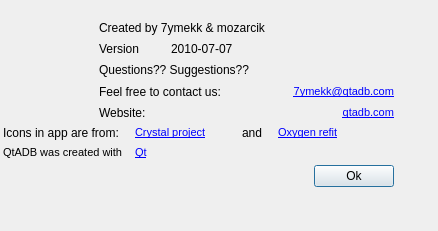
<?xml version="1.0" encoding="UTF-8"?>
<ui version="4.0">
 <class>AboutDialog</class>
 <widget class="QDialog" name="AboutDialog">
  <property name="windowModality">
   <enum>Qt::ApplicationModal</enum>
  </property>
  <property name="geometry">
   <rect>
    <x>0</x>
    <y>0</y>
    <width>438</width>
    <height>231</height>
   </rect>
  </property>
  <property name="sizePolicy">
   <sizepolicy hsizetype="Preferred" vsizetype="Preferred">
    <horstretch>0</horstretch>
    <verstretch>0</verstretch>
   </sizepolicy>
  </property>
  <property name="windowTitle">
   <string extracomment="About dialog title">QtADB - Your android manager</string>
  </property>
  <property name="windowOpacity">
   <double>1.000000000000000</double>
  </property>
  <property name="layoutDirection">
   <enum>Qt::LeftToRight</enum>
  </property>
  <widget class="QWidget" name="layoutWidget">
   <property name="geometry">
    <rect>
     <x>-10</x>
     <y>0</y>
     <width>417</width>
     <height>208</height>
    </rect>
   </property>
   <layout class="QGridLayout" name="gridLayout">
    <item row="0" column="0" rowspan="10">
     <spacer name="horizontalSpacer_2">
      <property name="orientation">
       <enum>Qt::Horizontal</enum>
      </property>
      <property name="sizeType">
       <enum>QSizePolicy::Fixed</enum>
      </property>
      <property name="sizeHint" stdset="0">
       <size>
        <width>13</width>
        <height>198</height>
       </size>
      </property>
     </spacer>
    </item>
    <item row="0" column="1" colspan="8">
     <spacer name="verticalSpacer_3">
      <property name="orientation">
       <enum>Qt::Vertical</enum>
      </property>
      <property name="sizeType">
       <enum>QSizePolicy::Fixed</enum>
      </property>
      <property name="sizeHint" stdset="0">
       <size>
        <width>338</width>
        <height>13</height>
       </size>
      </property>
     </spacer>
    </item>
    <item row="0" column="9" rowspan="9">
     <spacer name="horizontalSpacer_3">
      <property name="orientation">
       <enum>Qt::Horizontal</enum>
      </property>
      <property name="sizeType">
       <enum>QSizePolicy::Fixed</enum>
      </property>
      <property name="sizeHint" stdset="0">
       <size>
        <width>13</width>
        <height>178</height>
       </size>
      </property>
     </spacer>
    </item>
    <item row="1" column="1" rowspan="5">
     <widget class="QLabel" name="label_2">
      <property name="minimumSize">
       <size>
        <width>90</width>
        <height>100</height>
       </size>
      </property>
      <property name="maximumSize">
       <size>
        <width>90</width>
        <height>100</height>
       </size>
      </property>
      <property name="text">
       <string/>
      </property>
      <property name="pixmap">
       <pixmap resource="../zasoby.qrc">:/icons/android.png</pixmap>
      </property>
      <property name="scaledContents">
       <bool>true</bool>
      </property>
     </widget>
    </item>
    <item row="1" column="2" colspan="6">
     <widget class="QLabel" name="label_4">
      <property name="text">
       <string>Created by 7ymekk &amp; mozarcik</string>
      </property>
     </widget>
    </item>
    <item row="2" column="2" colspan="2">
     <widget class="QLabel" name="label_5">
      <property name="text">
       <string>Version</string>
      </property>
     </widget>
    </item>
    <item row="2" column="4" colspan="3">
     <widget class="QLabel" name="versionLabel">
      <property name="layoutDirection">
       <enum>Qt::LeftToRight</enum>
      </property>
      <property name="text">
       <string notr="true">2010-07-07</string>
      </property>
     </widget>
    </item>
    <item row="3" column="2" colspan="6">
     <widget class="QLabel" name="label_6">
      <property name="text">
       <string>Questions?? Suggestions??</string>
      </property>
     </widget>
    </item>
    <item row="4" column="2" colspan="5">
     <widget class="QLabel" name="label_8">
      <property name="text">
       <string>Feel free to contact us:</string>
      </property>
     </widget>
    </item>
    <item row="4" column="7" colspan="2">
     <widget class="QLabel" name="label_7">
      <property name="layoutDirection">
       <enum>Qt::RightToLeft</enum>
      </property>
      <property name="text">
       <string notr="true">&lt;!DOCTYPE HTML PUBLIC &quot;-//W3C//DTD HTML 4.0//EN&quot; &quot;http://www.w3.org/TR/REC-html40/strict.dtd&quot;&gt;
&lt;html&gt;&lt;head&gt;&lt;meta name=&quot;qrichtext&quot; content=&quot;1&quot; /&gt;&lt;style type=&quot;text/css&quot;&gt;
p, li { white-space: pre-wrap; }
&lt;/style&gt;&lt;/head&gt;&lt;body style=&quot; font-family:'MS Shell Dlg 2'; font-size:8.25pt; font-weight:400; font-style:normal;&quot;&gt;
&lt;p align=&quot;right&quot; style=&quot; margin-top:0px; margin-bottom:0px; margin-left:0px; margin-right:0px; -qt-block-indent:0; text-indent:0px;&quot;&gt;&lt;a href=&quot;mailto:qtadb.manager@gmail.com&quot;&gt;&lt;span style=&quot; font-size:8pt; text-decoration: underline; color:#0000ff;&quot;&gt;7ymekk@qtadb.com&lt;/span&gt;&lt;/a&gt;&lt;/p&gt;&lt;/body&gt;&lt;/html&gt;</string>
      </property>
      <property name="openExternalLinks">
       <bool>true</bool>
      </property>
     </widget>
    </item>
    <item row="5" column="2" colspan="2">
     <widget class="QLabel" name="label_9">
      <property name="text">
       <string>Website:</string>
      </property>
     </widget>
    </item>
    <item row="5" column="4" colspan="5">
     <widget class="QLabel" name="label_10">
      <property name="text">
       <string notr="true">&lt;!DOCTYPE HTML PUBLIC &quot;-//W3C//DTD HTML 4.0//EN&quot; &quot;http://www.w3.org/TR/REC-html40/strict.dtd&quot;&gt;
&lt;html&gt;&lt;head&gt;&lt;meta name=&quot;qrichtext&quot; content=&quot;1&quot; /&gt;&lt;style type=&quot;text/css&quot;&gt;
p, li { white-space: pre-wrap; }
&lt;/style&gt;&lt;/head&gt;&lt;body style=&quot; font-family:'MS Shell Dlg 2'; font-size:8.25pt; font-weight:400; font-style:normal;&quot;&gt;
&lt;p align=&quot;right&quot; style=&quot; margin-top:0px; margin-bottom:0px; margin-left:0px; margin-right:0px; -qt-block-indent:0; text-indent:0px;&quot;&gt;&lt;a href=&quot;http://qtadb.com/&quot;&gt;&lt;span style=&quot; font-size:8pt; text-decoration: underline; color:#0000ff;&quot;&gt;qtadb.com&lt;/span&gt;&lt;/a&gt;&lt;/p&gt;&lt;/body&gt;&lt;/html&gt;</string>
      </property>
      <property name="openExternalLinks">
       <bool>true</bool>
      </property>
     </widget>
    </item>
    <item row="6" column="1" colspan="2">
     <widget class="QLabel" name="label">
      <property name="text">
       <string>Icons in app are from:</string>
      </property>
     </widget>
    </item>
    <item row="6" column="3" colspan="3">
     <widget class="QLabel" name="label_3">
      <property name="text">
       <string notr="true">&lt;!DOCTYPE HTML PUBLIC &quot;-//W3C//DTD HTML 4.0//EN&quot; &quot;http://www.w3.org/TR/REC-html40/strict.dtd&quot;&gt;
&lt;html&gt;&lt;head&gt;&lt;meta name=&quot;qrichtext&quot; content=&quot;1&quot; /&gt;&lt;style type=&quot;text/css&quot;&gt;
p, li { white-space: pre-wrap; }
&lt;/style&gt;&lt;/head&gt;&lt;body style=&quot; font-family:'MS Shell Dlg 2'; font-size:8.25pt; font-weight:400; font-style:normal;&quot;&gt;
&lt;p style=&quot; margin-top:0px; margin-bottom:0px; margin-left:0px; margin-right:0px; -qt-block-indent:0; text-indent:0px;&quot;&gt;&lt;a href=&quot;http://everaldo.com/crystal/&quot;&gt;&lt;span style=&quot; text-decoration: underline; color:#0000ff;&quot;&gt;Crystal project&lt;/span&gt;&lt;/a&gt;&lt;/p&gt;&lt;/body&gt;&lt;/html&gt;</string>
      </property>
      <property name="openExternalLinks">
       <bool>true</bool>
      </property>
     </widget>
    </item>
    <item row="6" column="6">
     <widget class="QLabel" name="label_13">
      <property name="text">
       <string>and</string>
      </property>
     </widget>
    </item>
    <item row="6" column="7" colspan="2">
     <widget class="QLabel" name="label_11">
      <property name="text">
       <string notr="true">&lt;!DOCTYPE HTML PUBLIC &quot;-//W3C//DTD HTML 4.0//EN&quot; &quot;http://www.w3.org/TR/REC-html40/strict.dtd&quot;&gt;
&lt;html&gt;&lt;head&gt;&lt;meta name=&quot;qrichtext&quot; content=&quot;1&quot; /&gt;&lt;style type=&quot;text/css&quot;&gt;
p, li { white-space: pre-wrap; }
&lt;/style&gt;&lt;/head&gt;&lt;body style=&quot; font-family:'MS Shell Dlg 2'; font-size:8.25pt; font-weight:400; font-style:normal;&quot;&gt;
&lt;p style=&quot; margin-top:0px; margin-bottom:0px; margin-left:0px; margin-right:0px; -qt-block-indent:0; text-indent:0px;&quot;&gt;&lt;a href=&quot;http://www.nanolx.org/artwork/item/75-oxygen-refit&quot;&gt;&lt;span style=&quot; text-decoration: underline; color:#0000ff;&quot;&gt;Oxygen refit&lt;/span&gt;&lt;/a&gt;&lt;/p&gt;&lt;/body&gt;&lt;/html&gt;</string>
      </property>
      <property name="openExternalLinks">
       <bool>true</bool>
      </property>
     </widget>
    </item>
    <item row="8" column="1" colspan="4">
     <spacer name="horizontalSpacer">
      <property name="orientation">
       <enum>Qt::Horizontal</enum>
      </property>
      <property name="sizeHint" stdset="0">
       <size>
        <width>161</width>
        <height>17</height>
       </size>
      </property>
     </spacer>
    </item>
    <item row="8" column="5" colspan="3">
     <widget class="QLabel" name="label_12">
      <property name="sizePolicy">
       <sizepolicy hsizetype="Fixed" vsizetype="Fixed">
        <horstretch>0</horstretch>
        <verstretch>0</verstretch>
       </sizepolicy>
      </property>
      <property name="minimumSize">
       <size>
        <width>80</width>
        <height>23</height>
       </size>
      </property>
      <property name="maximumSize">
       <size>
        <width>80</width>
        <height>23</height>
       </size>
      </property>
      <property name="text">
       <string notr="true">&lt;!DOCTYPE HTML PUBLIC &quot;-//W3C//DTD HTML 4.0//EN&quot; &quot;http://www.w3.org/TR/REC-html40/strict.dtd&quot;&gt;
&lt;html&gt;&lt;head&gt;&lt;meta name=&quot;qrichtext&quot; content=&quot;1&quot; /&gt;&lt;style type=&quot;text/css&quot;&gt;
p, li { white-space: pre-wrap; }
&lt;/style&gt;&lt;/head&gt;&lt;body style=&quot; font-family:'MS Shell Dlg 2'; font-size:8.25pt; font-weight:400; font-style:normal;&quot;&gt;
&lt;p style=&quot; margin-top:0px; margin-bottom:0px; margin-left:0px; margin-right:0px; -qt-block-indent:0; text-indent:0px;&quot;&gt;&lt;a href=&quot;https://www.paypal.com/cgi-bin/webscr?cmd=_s-xclick&amp;amp;hosted_button_id=5P6GM8DLCVMM6&quot;&gt;&lt;span style=&quot; text-decoration: underline; color:#0000ff;&quot;&gt;&lt;img src=&quot;:/icons/paypal.png&quot;&gt;&lt;/img&gt;&lt;/span&gt;&lt;/a&gt;&lt;/p&gt;&lt;/body&gt;&lt;/html&gt;</string>
      </property>
      <property name="openExternalLinks">
       <bool>true</bool>
      </property>
     </widget>
    </item>
    <item row="8" column="8">
     <widget class="QPushButton" name="okButton">
      <property name="text">
       <string>Ok</string>
      </property>
     </widget>
    </item>
    <item row="9" column="1" colspan="8">
     <spacer name="verticalSpacer_4">
      <property name="orientation">
       <enum>Qt::Vertical</enum>
      </property>
      <property name="sizeType">
       <enum>QSizePolicy::Fixed</enum>
      </property>
      <property name="sizeHint" stdset="0">
       <size>
        <width>338</width>
        <height>13</height>
       </size>
      </property>
     </spacer>
    </item>
    <item row="7" column="1" colspan="2">
     <widget class="QLabel" name="label_14">
      <property name="text">
       <string>&lt;!DOCTYPE HTML PUBLIC &quot;-//W3C//DTD HTML 4.0//EN&quot; &quot;http://www.w3.org/TR/REC-html40/strict.dtd&quot;&gt;
&lt;html&gt;&lt;head&gt;&lt;meta name=&quot;qrichtext&quot; content=&quot;1&quot; /&gt;&lt;style type=&quot;text/css&quot;&gt;
p, li { white-space: pre-wrap; }
&lt;/style&gt;&lt;/head&gt;&lt;body style=&quot; font-family:'MS Shell Dlg 2'; font-size:8.25pt; font-weight:400; font-style:normal;&quot;&gt;
&lt;p style=&quot; margin-top:0px; margin-bottom:0px; margin-left:0px; margin-right:0px; -qt-block-indent:0; text-indent:0px;&quot;&gt;&lt;span style=&quot; font-size:8pt;&quot;&gt;QtADB was created with&lt;/span&gt;&lt;/p&gt;&lt;/body&gt;&lt;/html&gt;</string>
      </property>
     </widget>
    </item>
    <item row="7" column="3">
     <widget class="QLabel" name="label_15">
      <property name="text">
       <string>&lt;!DOCTYPE HTML PUBLIC &quot;-//W3C//DTD HTML 4.0//EN&quot; &quot;http://www.w3.org/TR/REC-html40/strict.dtd&quot;&gt;
&lt;html&gt;&lt;head&gt;&lt;meta name=&quot;qrichtext&quot; content=&quot;1&quot; /&gt;&lt;style type=&quot;text/css&quot;&gt;
p, li { white-space: pre-wrap; }
&lt;/style&gt;&lt;/head&gt;&lt;body style=&quot; font-family:'MS Shell Dlg 2'; font-size:8.25pt; font-weight:400; font-style:normal;&quot;&gt;
&lt;p style=&quot; margin-top:0px; margin-bottom:0px; margin-left:0px; margin-right:0px; -qt-block-indent:0; text-indent:0px;&quot;&gt;&lt;a href=&quot;http://qt.nokia.com&quot;&gt;&lt;span style=&quot; text-decoration: underline; color:#0000ff;&quot;&gt;Qt&lt;/span&gt;&lt;/a&gt;&lt;/p&gt;&lt;/body&gt;&lt;/html&gt;</string>
      </property>
     </widget>
    </item>
   </layout>
  </widget>
 </widget>
 <resources>
  <include location="../zasoby.qrc"/>
 </resources>
 <connections/>
</ui>
